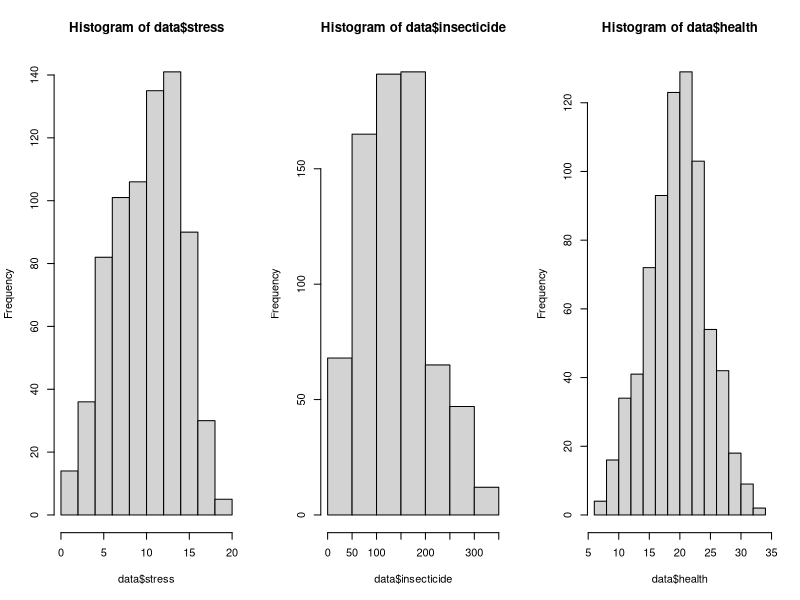
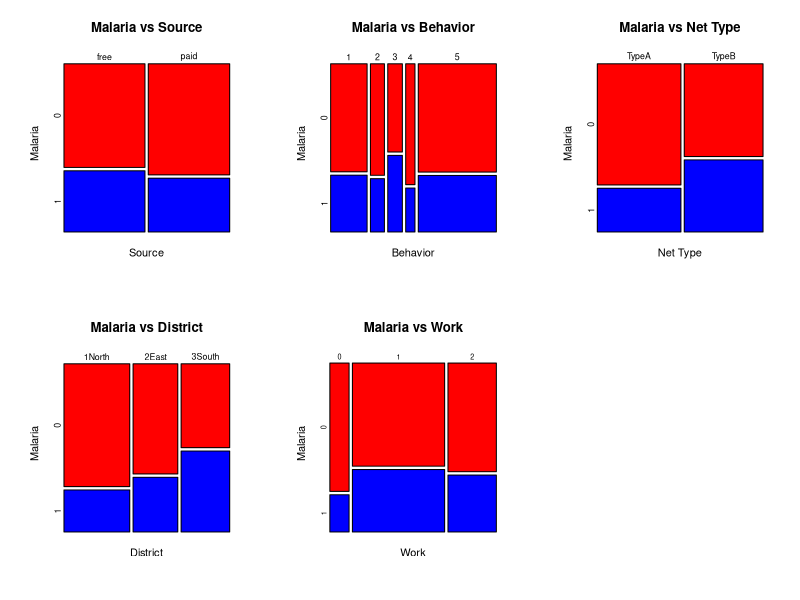
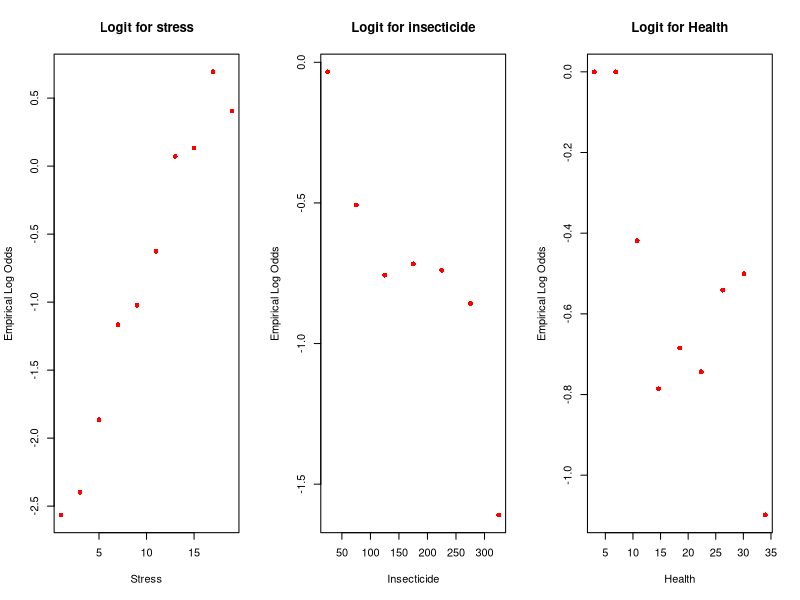
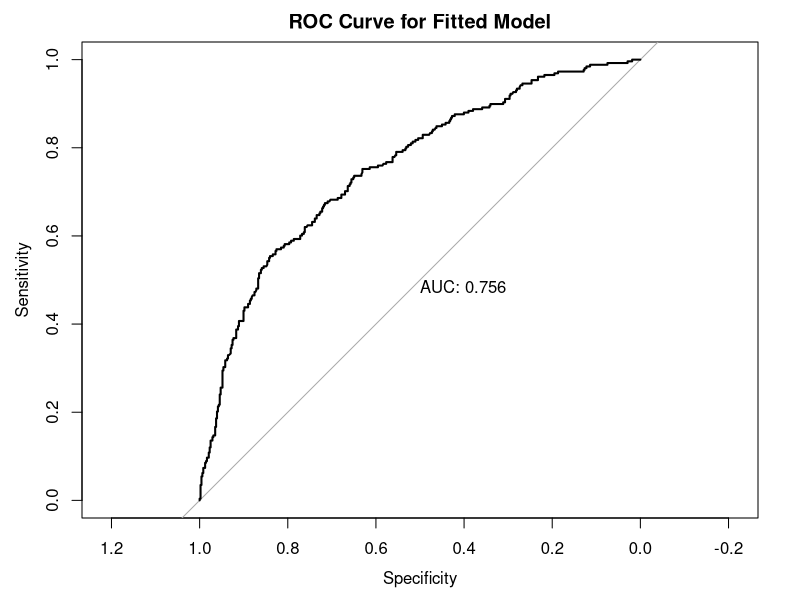
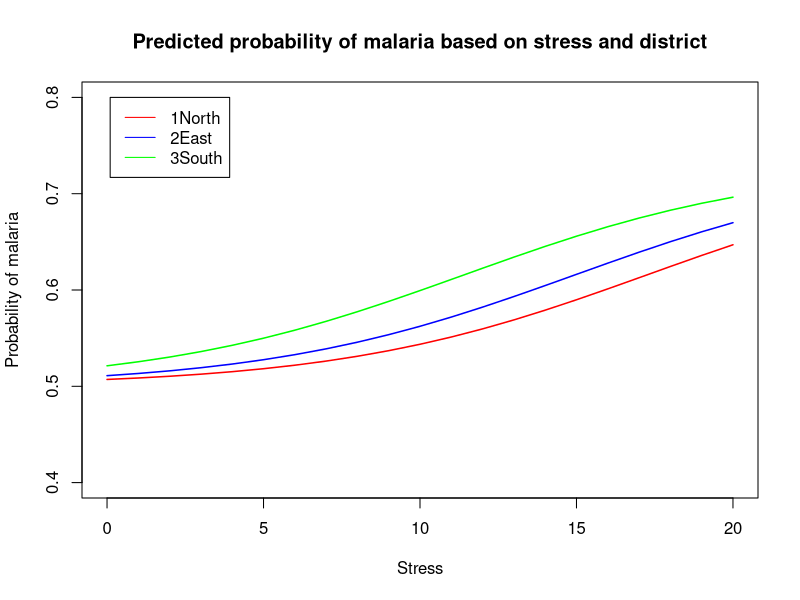
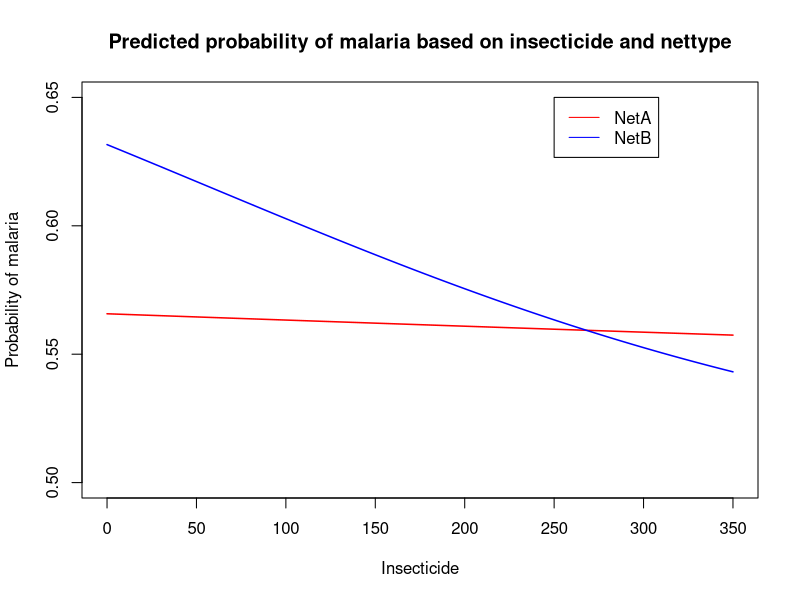
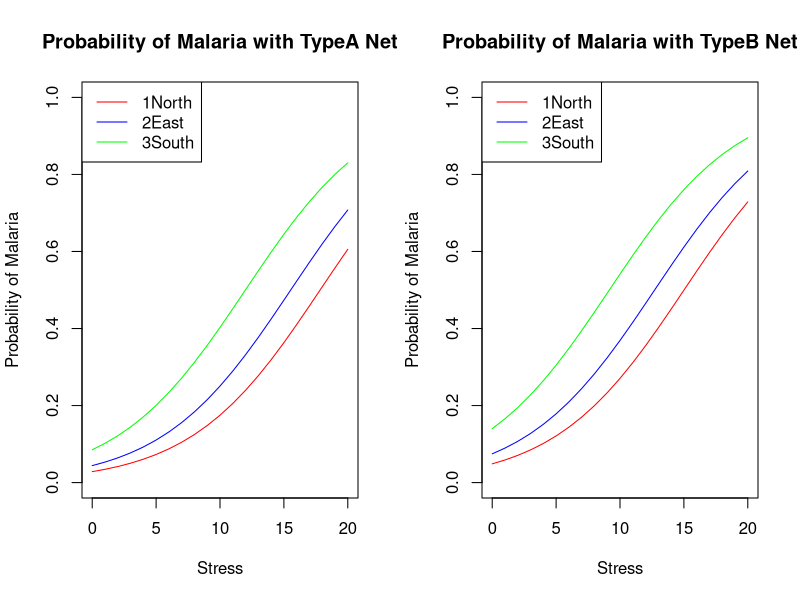
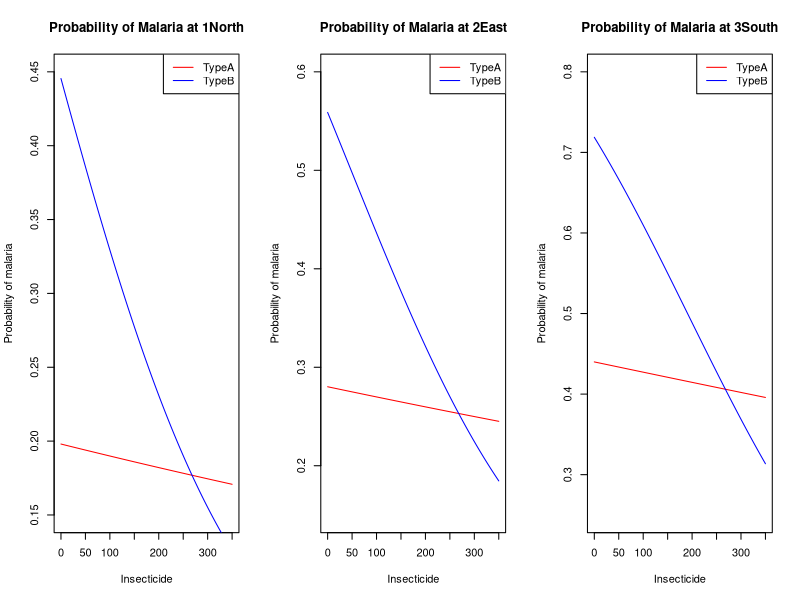

These figures' R source, in order:
# packages
library(pROC)

# import data
fdata = read.csv("malaria.csv")
head(fdata)

# remove Nid column
data = fdata[,-1]
head(data)

# check for null values
sum(is.na(data))

# change categorical variables using factor
data$source = factor(data$source)
data$behavior = factor(data$behavior)
data$nettype = factor(data$nettype)
data$district = factor(data$district)
data$work = factor(data$work)

# characteristics of subjects
summary(data$insecticide)
summary(data$stress)
summary(data$health)


# remove outlier
data = data[(data$insecticide < 424.01),]
data = data[(data$health != 37),]
data = data[(data$district != "9Moon"),]
data$district = droplevels(data$district, exclude = "9Moon")
data = data[(data$stress>0),]

# check for null values after removing outliers
sum(is.na(data))

# histograms
par(mfrow = c(1, 3))
hist(data$stress)
hist(data$insecticide, breaks = seq(0,350, by=50))
hist(data$health)
par(mfrow = c(1, 1))

# Plot of Contingency Table ---------------------------------
par(mfrow = c(2, 3))
mosaicplot(table(data$source, data$malaria),
           color = c("Red", "Blue"),
           xlab="Source",
           ylab="Malaria",
           main="Malaria vs Source",
           cex.axis = 0.8)

mosaicplot(table(data$behavior, data$malaria),
           color = c("Red", "Blue"),
           xlab="Behavior",
           ylab="Malaria",
           main="Malaria vs Behavior",
           cex.axis = 0.8)

mosaicplot(table(data$nettype, data$malaria),
           color = c("Red", "Blue"),
           xlab="Net Type",
           ylab="Malaria",
           main = "Malaria vs Net Type",
           cex.axis = 0.8)

mosaicplot(table(data$district, data$malaria),
           color = c("Red", "Blue"),
           xlab="District",
           ylab="Malaria",
           main="Malaria vs District",
           cex.axis = 0.8)

mosaicplot(table(data$work, data$malaria),
           color = c("Red", "Blue"),
           xlab="Work",
           ylab="Malaria",
           main="Malaria vs Work",
           cex.axis = )
par(mfrow = c(1, 1))

# Chi-sq test for categorical variable ---------------------------------
chisq.test(table(data$malaria, data$source))
chisq.test(table(data$malaria, data$behavior))
chisq.test(table(data$malaria, data$nettype))
chisq.test(table(data$malaria, data$district))
chisq.test(table(data$malaria, data$work))

# LR test for continuous variable ---------------------------------
glm.stress = glm(malaria ~ stress, data=data, family="binomial")
glm.insecticide = glm(malaria ~ insecticide, data=data, family="binomial")
glm.health = glm(malaria ~ health, data=data, family="binomial")

pchisq(anova(glm.stress)[2,2], anova(glm.stress)[2,1], lower.tail = FALSE)
pchisq(anova(glm.insecticide)[2,2], anova(glm.insecticide)[2,1], lower.tail = FALSE)
pchisq(anova(glm.health)[2,2], anova(glm.health)[2,1], lower.tail = FALSE)

# slicing-dicing plot of empirical log-odds ---------------------------------

# Stress
stress.frac = factor(cut(data$stress,breaks=seq(0,20, by=2)))
stressdata <- data.frame(data, stress.frac)
e.probs= tapply(data$malaria, stress.frac, mean)
e.logits.stress <- log(e.probs/(1-e.probs))

# insecticide
insecticide.frac = factor(cut(data$insecticide,breaks=seq(0,350, by=50)))
insecticidedata <- data.frame(data, insecticide.frac)
e.probsins= tapply(data$malaria, insecticide.frac, mean)
e.logit.insecticide <- log(e.probsins/(1-e.probsins))

# health
health.frac = factor(cut(data$health, breaks=seq(5,34, by=3)))
health_data <- data.frame(data, health.frac)
e.probsins = tapply(data$malaria, health.frac, mean)
e.logitsins.health <- log(e.probsins/(1-e.probsins))

par(mfrow = c(1, 3))
plot(seq(1,19, by=2), e.logits.stress, xlab="Stress", col = "red",
     pch = 16, main= "Logit for stress", ylab = "Empirical Log Odds")
plot(seq(25, 325, by=50), e.logit.insecticide, xlab="Insecticide", col = "red",
     pch = 16,main= "Logit for insecticide", ylab = "Empirical Log Odds")
plot(seq(3, 34, length.out=length(e.logitsins.health)),e.logitsins.health,
     xlab="Health", col = "red", pch = 16,
     main= "Logit for Health", ylab = "Empirical Log Odds")
par(mfrow = c(1, 1))

# Model Fitting ---------------------------------

# test transformations of insecticide
# insecticide
summary(glm(malaria ~ insecticide, data = data, family="binomial"))
BIC(glm(malaria ~ insecticide, data = data, family="binomial"))

# sqrt insecticide
summary(glm(malaria ~ sqrt(insecticide), data = data, family="binomial"))
BIC(glm(malaria ~ sqrt(insecticide), data = data, family="binomial"))

# insecticide^2
summary(glm(malaria ~ I(insecticide^2), data = data, family="binomial"))
BIC(glm(malaria ~ I(insecticide^2), data = data, family="binomial"))


# Anova tests for Model Variations ---------------------------------

# all the associated variables
model.associated = glm(malaria ~ nettype + district + work + stress + insecticide,
                 family= "binomial",
                 data = data)
summary(model.associated)
BIC(model.associated) # 868.0192
AIC(model.associated) # 831.166

#all associated variables but with sqrt(insecticide)
model.transform<-glm(malaria ~ nettype + district + work + stress + sqrt(insecticide),
    family= "binomial",
    data = data)
summary(model.transform) #AIC = 831.05
BIC(model.transform) #BIC = 867.9061

# remove net type
model.rem.nettype = glm(malaria ~ district + work + stress + sqrt(insecticide),
                        family= "binomial",
                        data = data)
summary(model.rem.nettype)
AIC(model.rem.nettype) # 840.3344
BIC(model.rem.nettype) # 872.5809

#remove district
model.rem.district = glm(malaria ~ nettype + work + stress + sqrt(insecticide),
                         family= "binomial",
                         data = data)
summary(model.rem.district)
AIC(model.rem.district) # 859.722
BIC(model.rem.district) # 887.3624

# remove work

model.rem.work = glm(malaria ~ nettype + district + stress + sqrt(insecticide),
                    family= "binomial",
                    data = data)
summary(model.rem.work)
AIC(model.rem.work) # 829.6139
BIC(model.rem.work) # 857.2538

#remove stress
model.rem.stress = glm(malaria ~ nettype + district + work + sqrt(insecticide),
                     family= "binomial",
                     data = data)
summary(model.rem.stress)
AIC(model.rem.stress) # 900.2832
BIC(model.rem.stress) # 932.5298

#remove insecticide
model.rem.stress = glm(malaria ~ nettype + district + work + stress,
                       family= "binomial",
                       data = data)
summary(model.rem.stress)
AIC(model.rem.stress) # 834.129
BIC(model.rem.stress) # 866.3756

# From the outs above, the model with the best AIC is the
# model with netype, district, stress, and sqrt(insecticide) as variables.

# Adding interaction to best fit model ---------------------------------

# nettype*sqrt(insecticide)
summary(glm(data$malaria~data$nettype+ data$district + data$stress + sqrt(data$insecticide)+ data$nettype:sqrt(data$insecticide), family= "binomial")) #829.56
BIC(glm(data$malaria~data$nettype+ data$district + data$stress + sqrt(data$insecticide)+ data$nettype:sqrt(data$insecticide), family= "binomial")) #861.8088

# nettype*insecticide
summary(glm(data$malaria~data$nettype+ data$district + data$stress + data$insecticide+ data$nettype:data$insecticide, family= "binomial")) #828.65
BIC(glm(data$malaria~data$nettype+ data$district + data$stress + data$insecticide+ data$nettype:data$insecticide, family= "binomial")) # 860.8999

# stress*work
summary(glm(data$malaria~data$nettype+ data$district + data$stress+ data$work + data$insecticide + data$stress:data$work, family= "binomial")) #834.32
BIC(glm(data$malaria~data$nettype+ data$district + data$stress+ data$insecticide + + data$work + data$stress:data$work, family= "binomial")) # 880.3883

#stress*insecticide
summary(glm(data$malaria~data$nettype+ data$district + data$stress + data$insecticide + data$stress:data$insecticide, family= "binomial")) #831.66
BIC(glm(data$malaria~data$nettype+ data$district + data$stress + data$insecticide + data$stress:data$insecticide, family= "binomial")) #863.9018

# take away district from best AIC model
summary(glm(data$malaria~data$nettype + data$stress + data$insecticide+ data$nettype:data$insecticide, family= "binomial")) #858.3
BIC(glm(data$malaria~data$nettype + data$stress + data$insecticide+ data$nettype:data$insecticide, family= "binomial")) # 881.3299

# Parameter estimates for best AIC model
best.fit<-glm(malaria ~ nettype + district + stress + insecticide + nettype*insecticide,
              family= "binomial",
              data = data)
summary(best.fit)

# Selection Algorithm Check ---------------------------------

# Use stepwise regression algorithm as a sanity check and test whether the
# method used above agrees with the algorithm

# fit model with all parameters
glm.all = glm(malaria ~., data = data, family="binomial")
summary(glm.all)
pchisq(956.98-807.19, 13, lower.tail=FALSE)

# remove variables that are not statistically significant in output
# summary above
glm.reduce = glm(malaria ~. - source - health - work, data=data, family="binomial")
summary(glm.reduce)

# LR test for variables that were not statistically significant. p-value shows
# that source, health, work is not statistically significant
anova(glm.reduce, glm.all)
pchisq(3.754, 4, lower.tail=FALSE) # 0.4403207

# create intercept model for selection algorithm
glm.intercept = glm(malaria ~ 1, data=data, family="binomial")

# forward selection algorithm
glm.forward = step(glm.intercept, direction='forward', scope=formula(glm.all))
formula(glm.forward) # malaria ~ stress + district + nettype + insecticide

# backward selection algorithm
glm.backward = step(glm.all, direction='backward')
formula(glm.backward) # malaria ~ stress + insecticide + nettype + district

# both direction
glm.both = step(glm.intercept, direction='both', scope=formula(glm.all))
formula(glm.both) # malaria ~ stress + district + nettype + insecticide

# check to see if variables omitted from glm.both are not statistically
# significant. p-value shows that variables can be omitted
anova(glm.both, glm.all)
pchisq(1.8935, 4, lower.tail = FALSE) # 0.755339

# check for interaction
glm.interaction = glm(malaria ~ stress + district + nettype + insecticide + stress*district + stress*nettype + stress*insecticide + district*nettype + district*insecticide + nettype*insecticide, data = data, family = "binomial")
summary(glm.interaction)

# forward
glm.interact.forward = step(glm.both, direction='forward', scope=formula(glm.interaction))
formula(glm.interact.forward) # malaria ~ stress + district + nettype + insecticide + nettype:insecticide

# backward
glm.interact.backward = step(glm.interaction, direction='backward')
formula(glm.interact.backward) # malaria ~ stress + district + nettype + insecticide + nettype*insecticide

# both direction
glm.interact.both = step(glm.both, direction='both', scope=formula(glm.interaction))
formula(glm.interact.both) # malaria ~ stress + district + nettype + insecticide + nettype*insecticide

# LR to see if removed interaction terms are statistically significant
anova(glm.interact.both, glm.interaction)
pchisq(6.9708, 8, lower.tail = FALSE) # 0.5397864

# LR to see if interaction term nettype:insecticide cab be omitted
# seems that interaction term is not relevant
anova(glm.both, glm.interact.both)
pchisq(3.057, 1, lower.tail = FALSE) # 0.08038997

# Odds Ratio, CI, p-value ---------------------------------

# Odds Ratio
oddsratios<-exp(best.fit$coefficients); oddsratios

# Confidence Interval for Odds Ratio
exp(confint(best.fit))

# p-value
summary(best.fit)$coefficients[,4]

# Classification Table, Goodness of Fit, ROC Curve -----------------------------

# classification table / confusion matrix
best.fitted = best.fit$fitted.values
best.predict = ifelse(best.fit$fitted.values >= 0.5, 1, 0)
table(data$malaria, best.predict)

# goodness of fit
best.fit$deviance
best.fit$df.residual
1-pchisq(814.6534, 733) #0.0189730

# roc curve
plot.roc(data$malaria, best.fit$fitted.values, print.auc=TRUE, quiet=TRUE,
         main = "ROC Curve for Fitted Model")
auc(data$malaria, best.fit$fitted.values) # 0.756


# Plot of Success Probabilities ---------------------------------

#stress at each district with nettypeA and insecticide=140
p.success = tapply(data$malaria, factor(cut(data$stress, seq(0,20, by=2))), mean)

new1 = data.frame(stress = 0:20, district="1North", nettype = "TypeA", insecticide = 140)
pred.dist1 = predict(best.fit, newdata = new1, type="response")
prob.dist1 = exp(pred.dist1)/(1+exp(pred.dist1))

new2 = data.frame(stress = 0:20, district="2East", nettype = "TypeA", insecticide = 140)
pred.dist2 = predict(best.fit, newdata = new2, type="response")
prob.dist2 = exp(pred.dist2)/(1+exp(pred.dist2))

new3 = data.frame(stress = 0:20, district="3South", nettype = "TypeA", insecticide = 140)
pred.dist3 = predict(best.fit, newdata = new3, type="response")
prob.dist3 = exp(pred.dist3)/(1+exp(pred.dist3))

plot(x=seq(1,19, by=2), y=p.success, type="n", xlim=c(0, 20),ylim=c(0.4,0.8),xlab="Stress", ylab="Probability of malaria", main="Predicted probability of malaria based on stress and district")
lines(0:20, prob.dist1, col="red", lwd=1.5)
lines(0:20, prob.dist2, col="blue", lwd=1.5)
lines(0:20, prob.dist3, col="green", lwd=1.5)

legend(0.1,0.8, c("1North","2East","3South"), col=c("red", "blue", "green"), lty=1)

#insecticide for each net type in 2East at stress=10

p.success.insecticide = tapply(data$malaria, factor(cut(data$insecticide,breaks=seq(0,350, by=50))), mean)

new4 = data.frame(insecticide = 0:350, district="2East", nettype = "TypeA", stress = 10)
pred.netA = predict(best.fit, newdata = new4, type="response")
prob.netA = exp(pred.netA)/(1+exp(pred.netA))

new5 = data.frame(insecticide = 0:350, district="2East", nettype = "TypeB", stress = 10)
pred.netB = predict(best.fit, newdata = new5, type="response")
prob.netB = exp(pred.netB)/(1+exp(pred.netB))

plot(x=seq(25,325, by=50), y=p.success.insecticide, type="n", xlim=c(0, 350),ylim=c(0.5,0.65),xlab="Insecticide", ylab="Probability of malaria", main="Predicted probability of malaria based on insecticide and nettype")
lines(0:350, prob.netA, col="red", lwd=1.5)
lines(0:350, prob.netB, col="blue", lwd=1.5)

legend(250,0.65, c("NetA","NetB"), col=c("red", "blue"), lty=1)

##3 way plots
# plot for stress and district
new1 = data.frame(stress = 0:20, district="1North", nettype = "TypeA", insecticide = 141.0)
pred.dist1 = predict(best.fit, newdata = new1, type="response")

new2 = data.frame(stress = 0:20, district="2East", nettype = "TypeA", insecticide = 141.0)
pred.dist2 = predict(best.fit, newdata = new2, type="response")

new3 = data.frame(stress = 0:20, district="3South", nettype = "TypeA", insecticide = 141.0)
pred.dist3 = predict(best.fit, newdata = new3, type="response")

new4 = data.frame(stress = 0:20, district="1North", nettype = "TypeB", insecticide = 141.0)
pred.dist4 = predict(best.fit, newdata = new4, type="response")

new5 = data.frame(stress = 0:20, district="2East", nettype = "TypeB", insecticide = 141.0)
pred.dist5 = predict(best.fit, newdata = new5, type="response")

new6 = data.frame(stress = 0:20, district="3South", nettype = "TypeB", insecticide = 141.0)
pred.dist6 = predict(best.fit, newdata = new6, type="response")

par(mfrow=c(1, 2))
plot(0:20, pred.dist1, type="l", ylab="Probability of Malaria", xlab="Stress", col="red", ylim = c(0, 1), main = "Probability of Malaria with TypeA Net")
lines(0:20, pred.dist2, type="l", col="blue")
lines(0:20, pred.dist3, type="l", col="green")
legend("topleft", c("1North","2East","3South"), col=c("red", "blue", "green"), lty=1)

plot(0:20, pred.dist4, type="l", ylab="Probability of Malaria", xlab="Stress", col="red", ylim = c(0, 1), main = "Probability of Malaria with TypeB Net")
lines(0:20, pred.dist5, type="l", col="blue")
lines(0:20, pred.dist6, type="l", col="green")
legend("topleft", c("1North","2East","3South"), col=c("red", "blue", "green"), lty=1)
par(mfrow=c(1, 2))

# plot for insecticide and nettype
new1 = data.frame(stress = 10.40, district="1North", nettype = "TypeA", insecticide = 0:350)
pred.insecticide.1 = predict(best.fit, newdata = new1, type="response")

new2 = data.frame(stress = 10.40, district="2East", nettype = "TypeA", insecticide = 0:350)
pred.insecticide.2 = predict(best.fit, newdata = new2, type="response")

new3 = data.frame(stress = 10.40, district="3South", nettype = "TypeA", insecticide = 0:350)
pred.insecticide.3 = predict(best.fit, newdata = new3, type="response")

new4 = data.frame(stress = 10.40, district="1North", nettype = "TypeB", insecticide = 0:350)
pred.insecticide.4 = predict(best.fit, newdata = new4, type="response")

new5 = data.frame(stress = 10.40, district="2East", nettype = "TypeB", insecticide = 0:350)
pred.insecticide.5 = predict(best.fit, newdata = new5, type="response")

new6 = data.frame(stress = 10.40, district="3South", nettype = "TypeB", insecticide = 0:350)
pred.insecticide.6 = predict(best.fit, newdata = new6, type="response")

par(mfrow=c(1, 3))
plot(0:350, pred.insecticide.1, type="l", ylab="Probability of malaria", col="red", ylim = c(0.15, 0.45), xlab="Insecticide", main="Probability of Malaria at 1North")
lines(0:350, pred.insecticide.4, type="l", col="blue")
legend("topright", c("TypeA", "TypeB"), col=c("red", "blue"), lty=1)

plot(0:350, pred.insecticide.2, type="l", ylab="Probability of malaria", col="red", ylim = c(0.15, 0.6), xlab="Insecticide", main="Probability of Malaria at 2East")
lines(0:350, pred.insecticide.5, type="l", col="blue")
legend("topright", c("TypeA", "TypeB"), col=c("red", "blue"), lty=1)

plot(0:350, pred.insecticide.3, type="l", ylab="Probability of malaria", col="red", ylim = c(0.25, 0.8), xlab="Insecticide", main="Probability of Malaria at 3South")
lines(0:350, pred.insecticide.6, type="l", col="blue")
legend("topright", c("TypeA", "TypeB"), col=c("red", "blue"), lty=1)
par(mfrow=c(1, 1))
